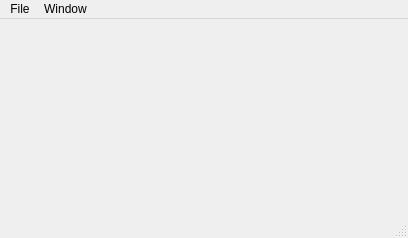
<?xml version="1.0" encoding="UTF-8"?>
<ui version="4.0">
 <class>MainWindow</class>
 <widget class="QMainWindow" name="MainWindow">
  <property name="geometry">
   <rect>
    <x>0</x>
    <y>0</y>
    <width>408</width>
    <height>238</height>
   </rect>
  </property>
  <property name="windowTitle">
   <string>MainWindow</string>
  </property>
  <widget class="QWidget" name="centralwidget">
   <layout class="QVBoxLayout" name="verticalLayout_2">
    <item>
     <layout class="QGridLayout" name="mainLayout"/>
    </item>
   </layout>
  </widget>
  <widget class="QMenuBar" name="menubar">
   <property name="geometry">
    <rect>
     <x>0</x>
     <y>0</y>
     <width>408</width>
     <height>26</height>
    </rect>
   </property>
   <widget class="QMenu" name="menu">
    <property name="title">
     <string>File</string>
    </property>
    <addaction name="actionLoad"/>
    <addaction name="separator"/>
    <addaction name="actionExit"/>
   </widget>
   <widget class="QMenu" name="menuWindow">
    <property name="title">
     <string>Window</string>
    </property>
    <addaction name="actionOne"/>
    <addaction name="actionTwo"/>
    <addaction name="actionFour"/>
    <addaction name="actionAll"/>
   </widget>
   <addaction name="menu"/>
   <addaction name="menuWindow"/>
  </widget>
  <widget class="QStatusBar" name="statusbar"/>
  <action name="actionOne">
   <property name="text">
    <string>One</string>
   </property>
  </action>
  <action name="actionTwo">
   <property name="text">
    <string>Two</string>
   </property>
  </action>
  <action name="actionFour">
   <property name="text">
    <string>Four</string>
   </property>
  </action>
  <action name="actionAll">
   <property name="text">
    <string>All</string>
   </property>
  </action>
  <action name="actionLoad">
   <property name="text">
    <string>Load</string>
   </property>
  </action>
  <action name="actionExit">
   <property name="text">
    <string>Exit</string>
   </property>
  </action>
 </widget>
 <resources/>
 <connections/>
</ui>
